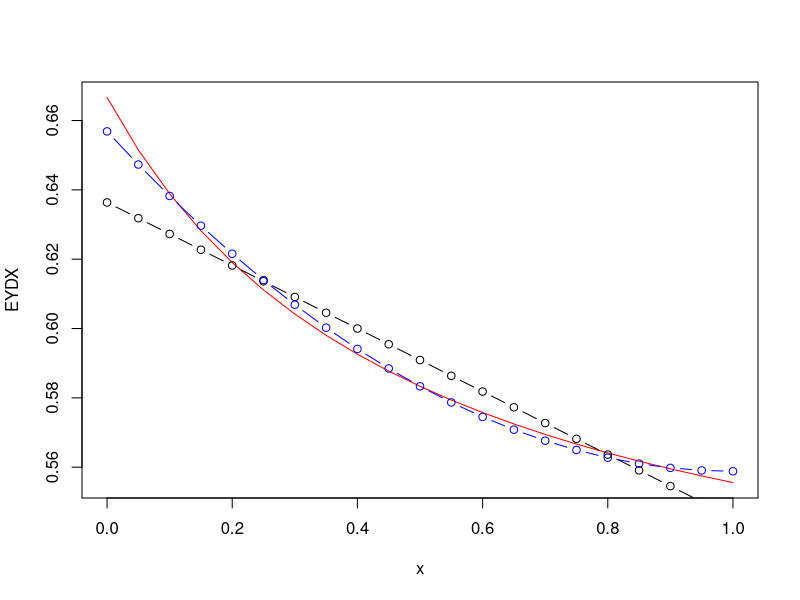

Write the R code that produced this figure.
#Example 2.1 Vector (X,Y) with pdf f(x,y)=x+y
#plot of: E(Y|X)
x<-seq(from=0, to=1,by=0.05)
EYDX<-(3*x+2)/(6*x+3)
plot(x,EYDX,type="l",col="red")

#Plot of E*(Y|X)
EsYDX<-(7/11)-(x/11)
points(x,EsYDX,type="b",col="black")


#Computation of BLP of Y as a function of X and X^2
Momen<-function(m,n){Num<-(m+1)*(n+2)+(m+2)*(n+1);
Denom<-(m+1)*(m+2)*(n+1)*(n+2);
Momen<-Num/Denom}
# End of function Momen

EX<-Momen(1,0)
EX
EX2<-Momen(2,0)
VarX<-EX2-(EX)^2
VarX
CovXyX2<-Momen(3,0)-EX*EX2
CovXyX2
VarX2<-Momen(4,0)-(EX2)^2
VdeX<-matrix(c(VarX,CovXyX2,CovXyX2,VarX2),2,2)
VdeX
EY<-EX
CovXyY<-Momen(1,1)-EX*EY
CovX2yY<-Momen(2,1)-EX2*EY
CovY<-c(CovXyY,CovX2yY)
CovY
VdeXinv<-solve(VdeX)
VdeXinv
Betap<-VdeXinv%*%CovY
Betap
Beta0<-EY-Betap[1]*EX-Betap[2]*EX2
Beta0
EsYDXyX2<-Beta0+Betap[1]*x+Betap[2]*x*x
points(x,EsYDXyX2,type="b",col="blue")
